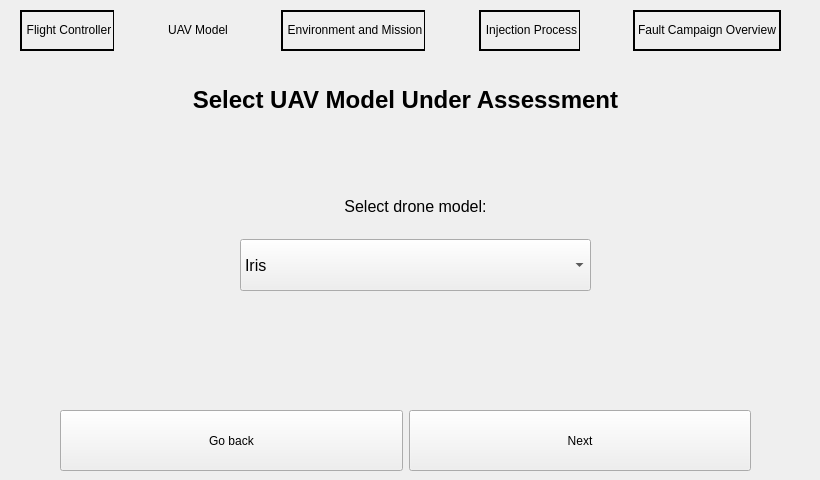
    <widget class="QWidget" name="page_5">
     <widget class="QLabel" name="label_11">
      <property name="geometry">
       <rect>
        <x>0</x>
        <y>70</y>
        <width>811</width>
        <height>61</height>
       </rect>
      </property>
      <property name="toolTip">
       <string>&lt;html&gt;&lt;head/&gt;&lt;body&gt;&lt;p align=&quot;center&quot;&gt;&lt;br/&gt;&lt;/p&gt;&lt;/body&gt;&lt;/html&gt;</string>
      </property>
      <property name="whatsThis">
       <string>&lt;html&gt;&lt;head/&gt;&lt;body&gt;&lt;p align=&quot;center&quot;&gt;&lt;br/&gt;&lt;/p&gt;&lt;/body&gt;&lt;/html&gt;</string>
      </property>
      <property name="styleSheet">
       <string notr="true">font-size: 24px;
font-weight: bold;</string>
      </property>
      <property name="text">
       <string>&lt;html&gt;&lt;head/&gt;&lt;body&gt;&lt;p align=&quot;center&quot;&gt;&lt;span style=&quot; color:#000000;&quot;&gt;Select UAV Model Under Assessment&lt;/span&gt;&lt;/p&gt;&lt;/body&gt;&lt;/html&gt;</string>
      </property>
      <property name="alignment">
       <set>Qt::AlignCenter</set>
      </property>
     </widget>
     <widget class="QWidget" name="layoutWidget">
      <property name="geometry">
       <rect>
        <x>60</x>
        <y>410</y>
        <width>691</width>
        <height>61</height>
       </rect>
      </property>
      <layout class="QHBoxLayout" name="horizontalLayout_17">
       <item>
        <widget class="QPushButton" name="pushButton_SFGPSED_goback">
         <property name="sizePolicy">
          <sizepolicy hsizetype="Preferred" vsizetype="Preferred">
           <horstretch>0</horstretch>
           <verstretch>0</verstretch>
          </sizepolicy>
         </property>
         <property name="styleSheet">
          <string notr="true">qproperty-toolTip: &quot;Return to the previous screen&quot;;</string>
         </property>
         <property name="text">
          <string>Go back</string>
         </property>
        </widget>
       </item>
       <item>
        <widget class="QPushButton" name="buttonEnvironmentDetailsContinue">
         <property name="sizePolicy">
          <sizepolicy hsizetype="Preferred" vsizetype="Preferred">
           <horstretch>0</horstretch>
           <verstretch>0</verstretch>
          </sizepolicy>
         </property>
         <property name="styleSheet">
          <string notr="true">qproperty-toolTip: &quot;Advance to the following screen&quot;;</string>
         </property>
         <property name="text">
          <string>Next</string>
         </property>
        </widget>
       </item>
      </layout>
     </widget>
     <widget class="QWidget" name="horizontalLayoutWidget_3">
      <property name="geometry">
       <rect>
        <x>20</x>
        <y>10</y>
        <width>761</width>
        <height>41</height>
       </rect>
      </property>
      <layout class="QHBoxLayout" name="horizontalLayout_4">
       <property name="spacing">
        <number>0</number>
       </property>
       <property name="sizeConstraint">
        <enum>QLayout::SetDefaultConstraint</enum>
       </property>
       <property name="leftMargin">
        <number>0</number>
       </property>
       <item>
        <widget class="QLabel" name="label_header_11">
         <property name="styleSheet">
          <string notr="true">font:10pt &quot;Open Sans&quot;;
border-width: 2px;
border-style: solid;
border-right-width: 1px;</string>
         </property>
         <property name="text">
          <string>&lt;html&gt;&lt;head/&gt;&lt;body&gt;&lt;p align=&quot;center&quot;&gt;Flight Controller&lt;/p&gt;&lt;/body&gt;&lt;/html&gt;</string>
         </property>
        </widget>
       </item>
       <item>
        <widget class="QLabel" name="label_27">
         <property name="styleSheet">
          <string notr="true">image: url(:/Logos/images/simple_vector.png);</string>
         </property>
         <property name="text">
          <string/>
         </property>
        </widget>
       </item>
       <item>
        <widget class="QLabel" name="label_header_12">
         <property name="styleSheet">
          <string notr="true">font:10pt &quot;Open Sans&quot;;
background-color: rgb(149, 188, 242);
border-width: 2px;
border-style: solid;
border-right-width: 1px;
qproperty-toolTip: &quot;The simulations ran will use the chosen UAV model.&lt;br&gt; The available options can change depending on the chosen flight controller.&quot;;</string>
         </property>
         <property name="text">
          <string>&lt;html&gt;&lt;head/&gt;&lt;body&gt;&lt;p align=&quot;center&quot;&gt;UAV Model&lt;/p&gt;&lt;/body&gt;&lt;/html&gt;</string>
         </property>
        </widget>
       </item>
       <item>
        <widget class="QLabel" name="label_28">
         <property name="styleSheet">
          <string notr="true">image: url(:/Logos/images/simple_vector.png);</string>
         </property>
         <property name="text">
          <string/>
         </property>
        </widget>
       </item>
       <item>
        <widget class="QLabel" name="label_header_13">
         <property name="styleSheet">
          <string notr="true">font:10pt &quot;Open Sans&quot;;
border-width: 2px;
border-style: solid;
border-right-width: 1px;</string>
         </property>
         <property name="text">
          <string>&lt;html&gt;&lt;head/&gt;&lt;body&gt;&lt;p align=&quot;center&quot;&gt;Environment and Mission&lt;/p&gt;&lt;/body&gt;&lt;/html&gt;</string>
         </property>
        </widget>
       </item>
       <item>
        <widget class="QLabel" name="label_29">
         <property name="styleSheet">
          <string notr="true">image: url(:/Logos/images/simple_vector.png);</string>
         </property>
         <property name="text">
          <string/>
         </property>
        </widget>
       </item>
       <item>
        <widget class="QLabel" name="label_header_14">
         <property name="styleSheet">
          <string notr="true">font:10pt &quot;Open Sans&quot;;
border-width: 2px;
border-style: solid;
border-right-width: 1px;</string>
         </property>
         <property name="text">
          <string>&lt;html&gt;&lt;head/&gt;&lt;body&gt;&lt;p align=&quot;center&quot;&gt;Injection Process&lt;/p&gt;&lt;/body&gt;&lt;/html&gt;</string>
         </property>
        </widget>
       </item>
       <item>
        <widget class="QLabel" name="label_30">
         <property name="styleSheet">
          <string notr="true">image: url(:/Logos/images/simple_vector.png);</string>
         </property>
         <property name="text">
          <string/>
         </property>
        </widget>
       </item>
       <item>
        <widget class="QLabel" name="label_header_15">
         <property name="styleSheet">
          <string notr="true">font:10pt &quot;Open Sans&quot;;
border-width: 2px;
border-style: solid;
border-right-width: 2px;</string>
         </property>
         <property name="text">
          <string>&lt;html&gt;&lt;head/&gt;&lt;body&gt;&lt;p&gt;Fault Campaign Overview&lt;/p&gt;&lt;/body&gt;&lt;/html&gt;</string>
         </property>
        </widget>
       </item>
      </layout>
     </widget>
     <widget class="QWidget" name="layoutWidget_3">
      <property name="geometry">
       <rect>
        <x>240</x>
        <y>180</y>
        <width>351</width>
        <height>111</height>
       </rect>
      </property>
      <layout class="QVBoxLayout" name="verticalLayout_5">
       <item>
        <widget class="QLabel" name="label_13">
         <property name="whatsThis">
          <string>&lt;html&gt;&lt;head/&gt;&lt;body&gt;&lt;p align=&quot;center&quot;&gt;&lt;br/&gt;&lt;/p&gt;&lt;/body&gt;&lt;/html&gt;</string>
         </property>
         <property name="styleSheet">
          <string notr="true">font-size: 16px;</string>
         </property>
         <property name="text">
          <string>&lt;html&gt;&lt;head/&gt;&lt;body&gt;&lt;p align=&quot;center&quot;&gt;&lt;span style=&quot; color:#000000;&quot;&gt;Select drone model:&lt;/span&gt;&lt;/p&gt;&lt;/body&gt;&lt;/html&gt;</string>
         </property>
        </widget>
       </item>
       <item>
        <widget class="QComboBox" name="comboBox_droneModel">
         <property name="sizePolicy">
          <sizepolicy hsizetype="Preferred" vsizetype="Preferred">
           <horstretch>0</horstretch>
           <verstretch>0</verstretch>
          </sizepolicy>
         </property>
         <property name="styleSheet">
          <string notr="true">font-size: 16px;
qproperty-toolTip: &quot;The simulations ran will use the chosen UAV model.&quot;;</string>
         </property>
         <item>
          <property name="text">
           <string>Iris</string>
          </property>
         </item>
         <item>
          <property name="text">
           <string>Solo</string>
          </property>
         </item>
         <item>
          <property name="text">
           <string>Typhoon H480</string>
          </property>
         </item>
        </widget>
       </item>
      </layout>
     </widget>
    </widget>
